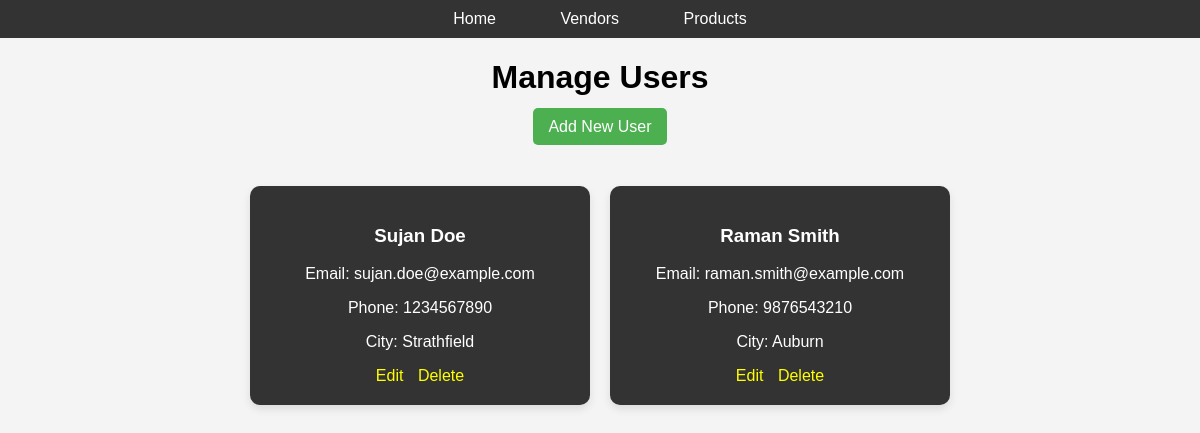
The page /Admin.php/users.php on the database as committed earlier.
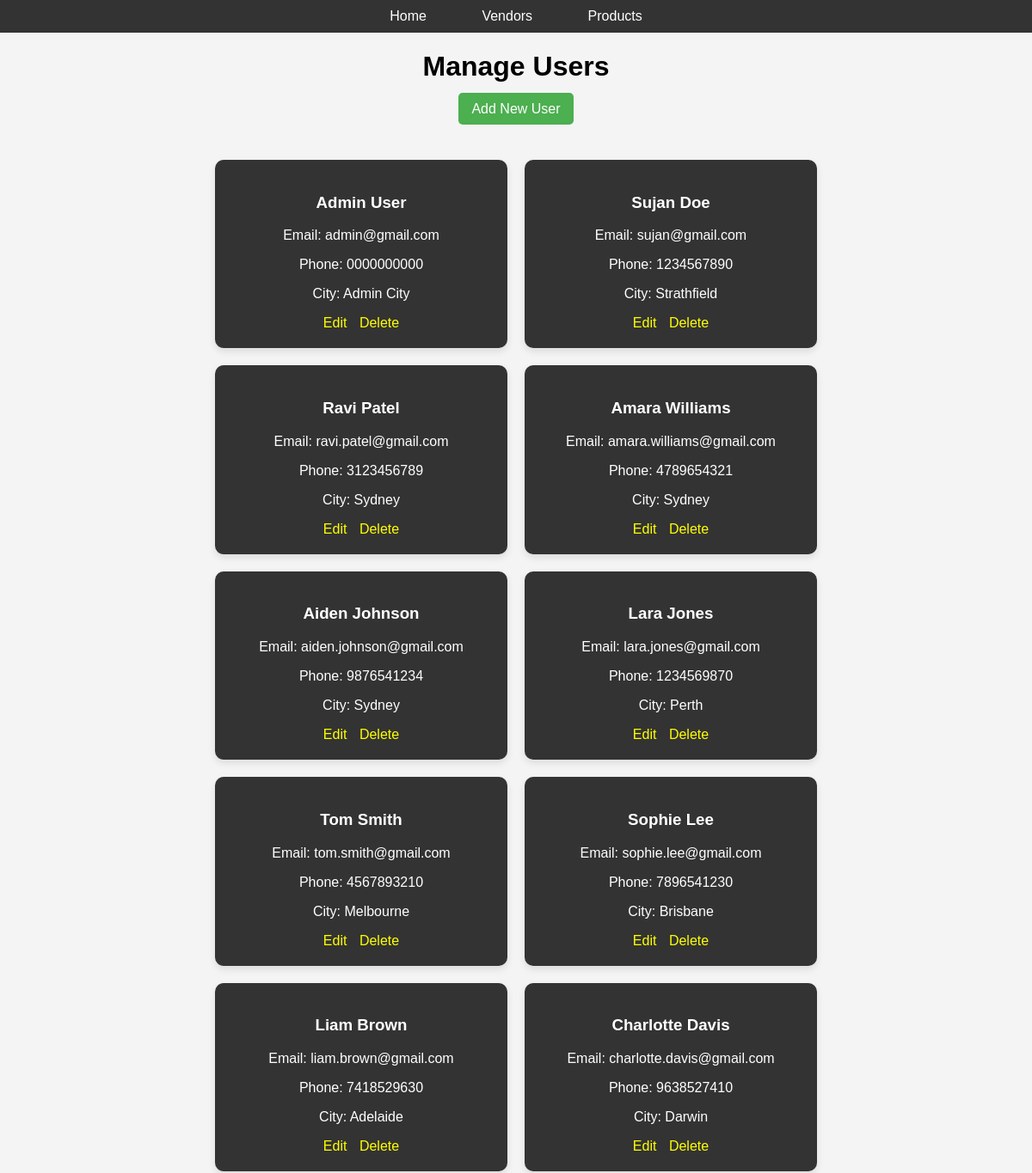
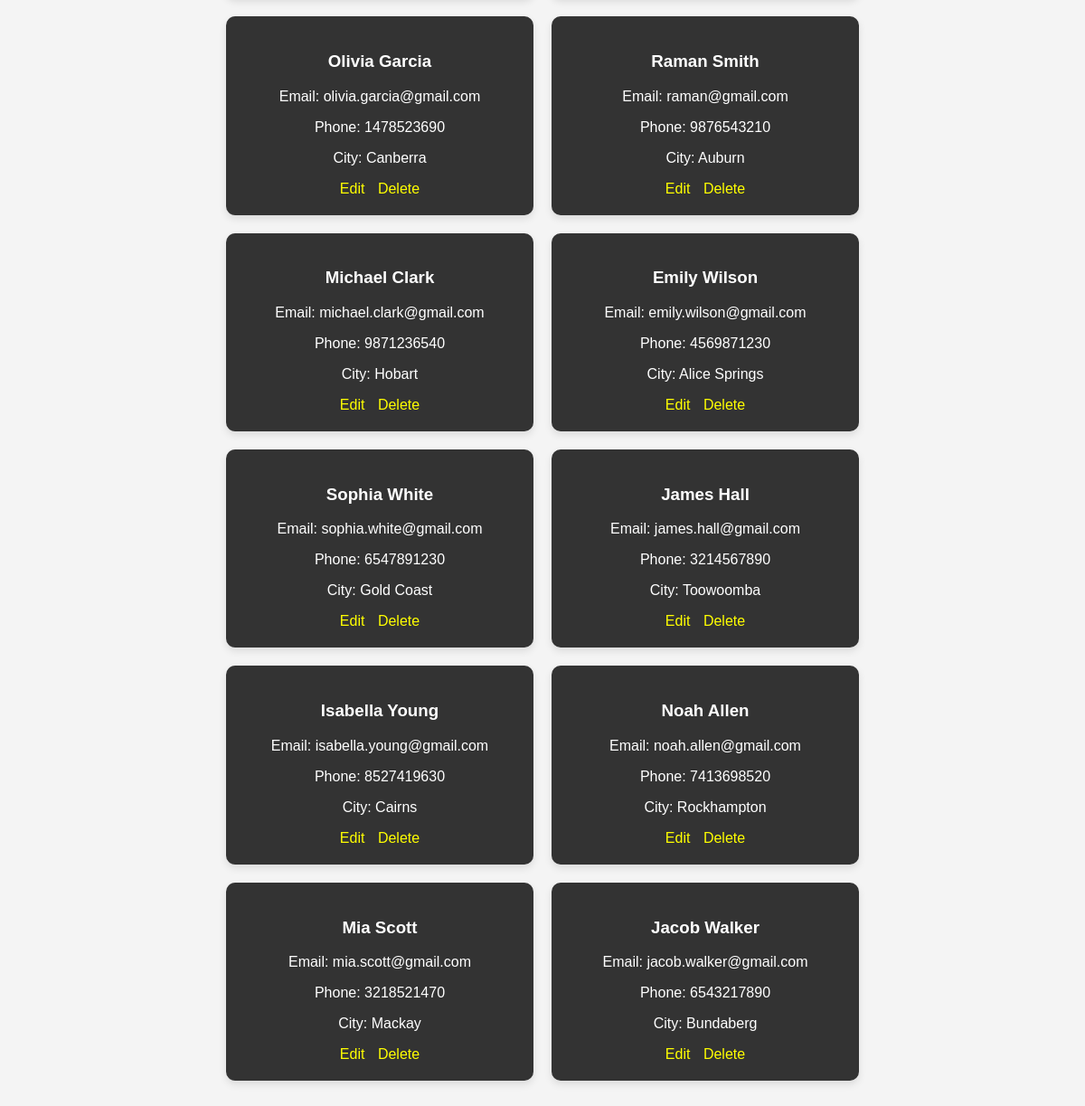
The same page on the database as committed later (2 pictures, top to bottom).
### tables this page shows
CREATE TABLE Customer (
    CustomerID INT PRIMARY KEY,
    FirstName VARCHAR(100),
    LastName VARCHAR(100),
    Email VARCHAR(191) UNIQUE,
    Password VARCHAR(255),
    Phone VARCHAR(20),
    Address VARCHAR(255),
    City VARCHAR(100),
    PostalCode VARCHAR(20),
    Country VARCHAR(100),
    Role ENUM('admin', 'user') DEFAULT 'user',
    CreatedDate TIMESTAMP DEFAULT CURRENT_TIMESTAMP
);

### database.php (called while the page is built, shortened)
<?php
$conn = null;
function select_rows($sql) {
    global $conn;
    $rows = array();
    $result = $conn->query($sql);
    if ($result && $result->num_rows > 0) {
        while ($row = $result->fetch_assoc()) {
            array_push($rows, $row);
        }
    }
    return $rows;
}
?>

### Admin.php/users.php (the view, shortened to what this page needs)
<?php
include 'database.php';
$sql = "SELECT * FROM Customer";
$customers = select_rows($sql);
?>
<!DOCTYPE html>
<html lang="en">
<head>
</head>
<body>
<div class="menu">
    <a href="index.php">Home</a>
    <a href="vendors.php">Vendors</a>
    <a href="products.php">Products</a>
</div>
<h1>Manage Users</h1>
<div class="actions">
    <a href="add_user.php">Add New User</a>
</div>
<div class="container">
    <?php foreach ($customers as $customer): ?>
        <div class="user-box">
            <h3><?php echo $customer['FirstName'] . " " . $customer['LastName']; ?></h3>
            <p>Email: <?php echo $customer['Email']; ?></p>
            <p>Phone: <?php echo $customer['Phone']; ?></p>
            <p>City: <?php echo $customer['City']; ?></p>
            <div class="action-links">
                <a href="edit_user.php?id=<?php echo $customer['CustomerID']; ?>">Edit</a>
                <a href="delete_user.php?id=<?php echo $customer['CustomerID']; ?>">Delete</a>
            </div>
        </div>
    <?php endforeach; ?>
</div>
</body>
</html>

Rows that differ between the two databases and show on the page:
added customer: FirstName "Admin", LastName "User", Email "admin@gmail.com", Phone "0000000000", City "Admin City"
changed customer "Sujan": Email "sujan.doe@example.com" → "sujan@gmail.com"
added customer: FirstName "Ravi", LastName "Patel", Email "ravi.patel@gmail.com", Phone "3123456789", City "Sydney"
added customer: FirstName "Amara", LastName "Williams", Email "amara.williams@gmail.com", Phone "4789654321", City "Sydney"
added customer: FirstName "Aiden", LastName "Johnson", Email "aiden.johnson@gmail.com", Phone "9876541234", City "Sydney"
added customer: FirstName "Lara", LastName "Jones", Email "lara.jones@gmail.com", Phone "1234569870", City "Perth"
added customer: FirstName "Tom", LastName "Smith", Email "tom.smith@gmail.com", Phone "4567893210", City "Melbourne"
added customer: FirstName "Sophie", LastName "Lee", Email "sophie.lee@gmail.com", Phone "7896541230", City "Brisbane"
added customer: FirstName "Liam", LastName "Brown", Email "liam.brown@gmail.com", Phone "7418529630", City "Adelaide"
added customer: FirstName "Charlotte", LastName "Davis", Email "charlotte.davis@gmail.com", Phone "9638527410", City "Darwin"
added customer: FirstName "Olivia", LastName "Garcia", Email "olivia.garcia@gmail.com", Phone "1478523690", City "Canberra"
changed customer "Raman": Email "raman.smith@example.com" → "raman@gmail.com"
added customer: FirstName "Michael", LastName "Clark", Email "michael.clark@gmail.com", Phone "9871236540", City "Hobart"
added customer: FirstName "Emily", LastName "Wilson", Email "emily.wilson@gmail.com", Phone "4569871230", City "Alice Springs"
added customer: FirstName "Sophia", LastName "White", Email "sophia.white@gmail.com", Phone "6547891230", City "Gold Coast"
added customer: FirstName "James", LastName "Hall", Email "james.hall@gmail.com", Phone "3214567890", City "Toowoomba"
added customer: FirstName "Isabella", LastName "Young", Email "isabella.young@gmail.com", Phone "8527419630", City "Cairns"
added customer: FirstName "Noah", LastName "Allen", Email "noah.allen@gmail.com", Phone "7413698520", City "Rockhampton"
added customer: FirstName "Mia", LastName "Scott", Email "mia.scott@gmail.com", Phone "3218521470", City "Mackay"
added customer: FirstName "Jacob", LastName "Walker", Email "jacob.walker@gmail.com", Phone "6543217890", City "Bundaberg"
